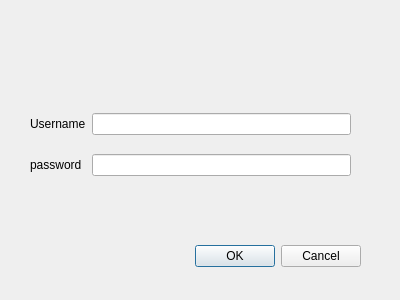
<?xml version="1.0" encoding="UTF-8"?>
<ui version="4.0">
 <class>LoginWindow</class>
 <widget class="QDialog" name="LoginWindow">
  <property name="geometry">
   <rect>
    <x>0</x>
    <y>0</y>
    <width>400</width>
    <height>300</height>
   </rect>
  </property>
  <property name="windowTitle">
   <string>Dialog</string>
  </property>
  <widget class="QDialogButtonBox" name="buttonBox">
   <property name="geometry">
    <rect>
     <x>20</x>
     <y>240</y>
     <width>341</width>
     <height>32</height>
    </rect>
   </property>
   <property name="orientation">
    <enum>Qt::Horizontal</enum>
   </property>
   <property name="standardButtons">
    <set>QDialogButtonBox::Cancel|QDialogButtonBox::Ok</set>
   </property>
  </widget>
  <widget class="QWidget" name="layoutWidget">
   <property name="geometry">
    <rect>
     <x>30</x>
     <y>100</y>
     <width>321</width>
     <height>91</height>
    </rect>
   </property>
   <layout class="QGridLayout" name="gridLayout">
    <item row="0" column="0">
     <widget class="QLabel" name="label">
      <property name="text">
       <string>Username</string>
      </property>
     </widget>
    </item>
    <item row="0" column="1">
     <widget class="QLineEdit" name="name"/>
    </item>
    <item row="1" column="0">
     <widget class="QLabel" name="label_2">
      <property name="text">
       <string>password</string>
      </property>
     </widget>
    </item>
    <item row="1" column="1">
     <widget class="QLineEdit" name="password"/>
    </item>
   </layout>
  </widget>
 </widget>
 <resources/>
 <connections>
  <connection>
   <sender>buttonBox</sender>
   <signal>accepted()</signal>
   <receiver>LoginWindow</receiver>
   <slot>accept()</slot>
   <hints>
    <hint type="sourcelabel">
     <x>248</x>
     <y>254</y>
    </hint>
    <hint type="destinationlabel">
     <x>157</x>
     <y>274</y>
    </hint>
   </hints>
  </connection>
  <connection>
   <sender>buttonBox</sender>
   <signal>rejected()</signal>
   <receiver>LoginWindow</receiver>
   <slot>reject()</slot>
   <hints>
    <hint type="sourcelabel">
     <x>316</x>
     <y>260</y>
    </hint>
    <hint type="destinationlabel">
     <x>286</x>
     <y>274</y>
    </hint>
   </hints>
  </connection>
 </connections>
</ui>
